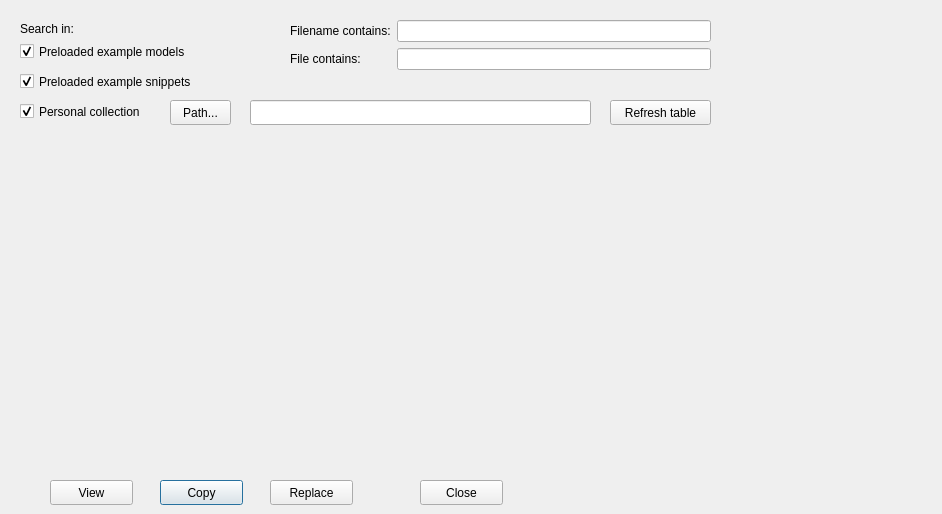
<?xml version="1.0" encoding="UTF-8"?>
<ui version="4.0">
 <class>SearchMPFilesDialog</class>
 <widget class="QDialog" name="SearchMPFilesDialog">
  <property name="geometry">
   <rect>
    <x>0</x>
    <y>0</y>
    <width>942</width>
    <height>514</height>
   </rect>
  </property>
  <property name="windowTitle">
   <string>Search .mp files</string>
  </property>
  <widget class="QPushButton" name="collection_path_pb">
   <property name="geometry">
    <rect>
     <x>170</x>
     <y>100</y>
     <width>61</width>
     <height>25</height>
    </rect>
   </property>
   <property name="text">
    <string>Path...</string>
   </property>
   <property name="autoDefault">
    <bool>false</bool>
   </property>
  </widget>
  <widget class="QPushButton" name="view_pb">
   <property name="geometry">
    <rect>
     <x>50</x>
     <y>480</y>
     <width>83</width>
     <height>25</height>
    </rect>
   </property>
   <property name="text">
    <string>View</string>
   </property>
   <property name="autoDefault">
    <bool>false</bool>
   </property>
  </widget>
  <widget class="QPushButton" name="close_pb">
   <property name="geometry">
    <rect>
     <x>420</x>
     <y>480</y>
     <width>83</width>
     <height>25</height>
    </rect>
   </property>
   <property name="text">
    <string>Close</string>
   </property>
   <property name="autoDefault">
    <bool>false</bool>
   </property>
  </widget>
  <widget class="QLabel" name="label">
   <property name="geometry">
    <rect>
     <x>20</x>
     <y>20</y>
     <width>71</width>
     <height>17</height>
    </rect>
   </property>
   <property name="text">
    <string>Search in:</string>
   </property>
  </widget>
  <widget class="QCheckBox" name="preloaded_models_cb">
   <property name="geometry">
    <rect>
     <x>20</x>
     <y>40</y>
     <width>221</width>
     <height>23</height>
    </rect>
   </property>
   <property name="text">
    <string>Preloaded example models</string>
   </property>
   <property name="checked">
    <bool>true</bool>
   </property>
  </widget>
  <widget class="QCheckBox" name="preloaded_snippets_cb">
   <property name="geometry">
    <rect>
     <x>20</x>
     <y>70</y>
     <width>221</width>
     <height>23</height>
    </rect>
   </property>
   <property name="text">
    <string>Preloaded example snippets</string>
   </property>
   <property name="checked">
    <bool>true</bool>
   </property>
  </widget>
  <widget class="QCheckBox" name="personal_collection_cb">
   <property name="geometry">
    <rect>
     <x>20</x>
     <y>100</y>
     <width>161</width>
     <height>23</height>
    </rect>
   </property>
   <property name="text">
    <string>Personal collection</string>
   </property>
   <property name="checked">
    <bool>true</bool>
   </property>
  </widget>
  <widget class="QWidget" name="formLayoutWidget">
   <property name="geometry">
    <rect>
     <x>290</x>
     <y>20</y>
     <width>421</width>
     <height>63</height>
    </rect>
   </property>
   <layout class="QFormLayout" name="formLayout">
    <item row="0" column="0">
     <widget class="QLabel" name="label_2">
      <property name="text">
       <string>Filename contains:</string>
      </property>
     </widget>
    </item>
    <item row="1" column="0">
     <widget class="QLabel" name="label_3">
      <property name="text">
       <string>File contains:</string>
      </property>
     </widget>
    </item>
    <item row="1" column="1">
     <widget class="QLineEdit" name="file_contains_le"/>
    </item>
    <item row="0" column="1">
     <widget class="QLineEdit" name="filename_contains_le"/>
    </item>
   </layout>
  </widget>
  <widget class="QWidget" name="verticalLayoutWidget">
   <property name="geometry">
    <rect>
     <x>20</x>
     <y>140</y>
     <width>901</width>
     <height>331</height>
    </rect>
   </property>
   <layout class="QVBoxLayout" name="file_metadata_table_layout"/>
  </widget>
  <widget class="QPushButton" name="refresh_table_pb">
   <property name="geometry">
    <rect>
     <x>610</x>
     <y>100</y>
     <width>101</width>
     <height>25</height>
    </rect>
   </property>
   <property name="text">
    <string>Refresh table</string>
   </property>
   <property name="autoDefault">
    <bool>false</bool>
   </property>
  </widget>
  <widget class="QLineEdit" name="personal_collection_path_le">
   <property name="enabled">
    <bool>true</bool>
   </property>
   <property name="geometry">
    <rect>
     <x>250</x>
     <y>100</y>
     <width>341</width>
     <height>25</height>
    </rect>
   </property>
   <property name="readOnly">
    <bool>true</bool>
   </property>
  </widget>
  <widget class="QPushButton" name="copy_pb">
   <property name="geometry">
    <rect>
     <x>160</x>
     <y>480</y>
     <width>83</width>
     <height>25</height>
    </rect>
   </property>
   <property name="text">
    <string>Copy</string>
   </property>
  </widget>
  <widget class="QPushButton" name="replace_pb">
   <property name="geometry">
    <rect>
     <x>270</x>
     <y>480</y>
     <width>83</width>
     <height>25</height>
    </rect>
   </property>
   <property name="text">
    <string>Replace</string>
   </property>
  </widget>
 </widget>
 <resources/>
 <connections/>
</ui>
